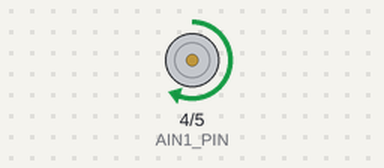
Recording of a sketch running on a simulated ESP32-S3. Parts: motor-driver pin pairs drawn as motors (green arrow = first pin HIGH = forward, orange = second pin HIGH = backward, longer = more drive, scaled by the enable pin).

Above: at 5.5 s.
At 12.5 s:
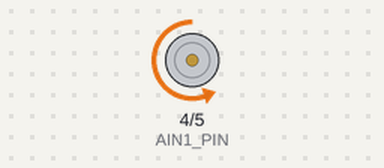
At 17.5 s:
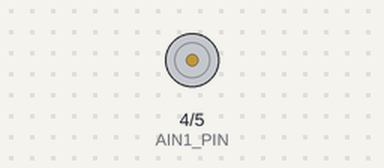
Timing chart, 0 to 25.1 s (numbered marks = the images above):
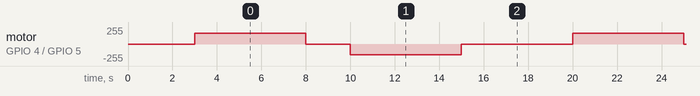

Measured:
- by itself, motor on GPIO 4 (AIN1_PIN) / GPIO 5 (AIN2_PIN): repeats every 17.0 s: stopped 2.0 s, backward 159/255 5.0 s, stopped 5.0 s, forward 159/255 5.0 s

The sketch:

CloudLiftSingleMotorTest.ino
```cpp
#include <Arduino.h>
#if __has_include(<esp_arduino_version.h>)
#include <esp_arduino_version.h>
#endif

#ifndef ESP_ARDUINO_VERSION_MAJOR
#define ESP_ARDUINO_VERSION_MAJOR 2
#endif

// TB6612 A channel -> ESP32-S3
constexpr uint8_t AIN1_PIN = 4;
constexpr uint8_t AIN2_PIN = 5;
constexpr uint8_t PWMA_PIN = 6;

constexpr uint8_t PWM_CHANNEL = 0;  // used only by Arduino-ESP32 2.x
constexpr uint32_t PWM_FREQUENCY = 20000;
constexpr uint8_t PWM_RESOLUTION = 8;
constexpr int TEST_PWM = 160;       // 0..255

void setPwm(uint8_t duty) {
#if ESP_ARDUINO_VERSION_MAJOR >= 3
  ledcWrite(PWMA_PIN, duty);
#else
  ledcWrite(PWM_CHANNEL, duty);
#endif
}

void motorStop() {
  digitalWrite(AIN1_PIN, LOW);
  digitalWrite(AIN2_PIN, LOW);
  setPwm(0);
}

void motorForward(uint8_t duty) {
  digitalWrite(AIN1_PIN, HIGH);
  digitalWrite(AIN2_PIN, LOW);
  setPwm(duty);
}

void motorReverse(uint8_t duty) {
  digitalWrite(AIN1_PIN, LOW);
  digitalWrite(AIN2_PIN, HIGH);
  setPwm(duty);
}

void setup() {
  pinMode(AIN1_PIN, OUTPUT);
  pinMode(AIN2_PIN, OUTPUT);

#if ESP_ARDUINO_VERSION_MAJOR >= 3
  ledcAttach(PWMA_PIN, PWM_FREQUENCY, PWM_RESOLUTION);
#else
  ledcSetup(PWM_CHANNEL, PWM_FREQUENCY, PWM_RESOLUTION);
  ledcAttachPin(PWMA_PIN, PWM_CHANNEL);
#endif

  motorStop();
  delay(3000);  // three seconds to move away from the mechanism after power-on
}

void loop() {
  motorForward(TEST_PWM);
  delay(5000);

  motorStop();
  delay(2000);

  motorReverse(TEST_PWM);
  delay(5000);

  motorStop();
  delay(5000);
}
```
